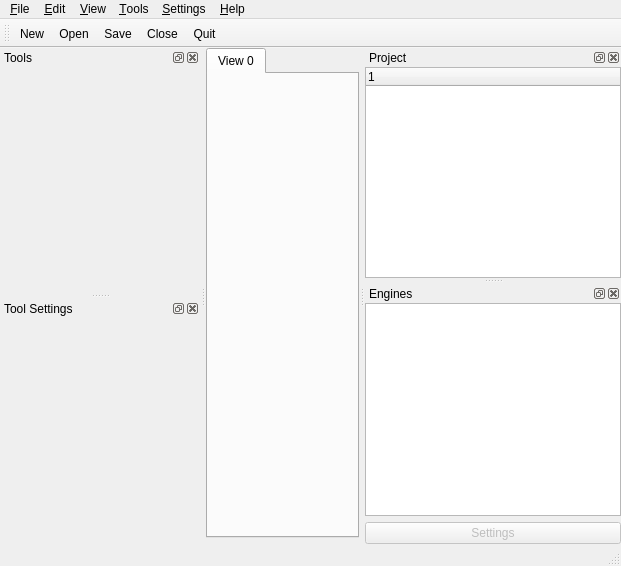
<ui version="4.0" >
 <class>MainWindow</class>
 <widget class="QMainWindow" name="MainWindow" >
  <property name="geometry" >
   <rect>
    <x>0</x>
    <y>0</y>
    <width>621</width>
    <height>566</height>
   </rect>
  </property>
  <property name="windowTitle" >
   <string>Avogadro</string>
  </property>
  <property name="windowIcon" >
   <iconset resource="avogadro.qrc" >:/icons/avogadro.png</iconset>
  </property>
  <widget class="QWidget" name="centralWidget" >
   <layout class="QVBoxLayout" >
    <property name="margin" >
     <number>0</number>
    </property>
    <property name="spacing" >
     <number>6</number>
    </property>
    <item>
     <widget class="QTabWidget" name="centralTab" >
      <property name="currentIndex" >
       <number>0</number>
      </property>
      <widget class="QWidget" name="tab" >
       <attribute name="title" >
        <string>View 0</string>
       </attribute>
       <layout class="QVBoxLayout" >
        <property name="margin" >
         <number>0</number>
        </property>
        <property name="spacing" >
         <number>6</number>
        </property>
        <item>
         <widget class="Avogadro::GLWidget" native="1" name="glWidget" />
        </item>
       </layout>
      </widget>
     </widget>
    </item>
    <item>
     <widget class="Avogadro::FlatTabWidget" native="1" name="bottomFlat" />
    </item>
   </layout>
  </widget>
  <widget class="QMenuBar" name="menubar" >
   <property name="geometry" >
    <rect>
     <x>0</x>
     <y>0</y>
     <width>621</width>
     <height>29</height>
    </rect>
   </property>
   <widget class="QMenu" name="menuHelp" >
    <property name="title" >
     <string>&amp;Help</string>
    </property>
    <addaction name="actionAbout" />
   </widget>
   <widget class="QMenu" name="menuTools" >
    <property name="title" >
     <string>&amp;Tools</string>
    </property>
   </widget>
   <widget class="QMenu" name="menuFile" >
    <property name="title" >
     <string>&amp;File</string>
    </property>
    <widget class="QMenu" name="menuOpenRecent" >
     <property name="title" >
      <string>Open &amp;Recent</string>
     </property>
    </widget>
    <addaction name="actionNew" />
    <addaction name="actionOpen" />
    <addaction name="menuOpenRecent" />
    <addaction name="actionClose" />
    <addaction name="separator" />
    <addaction name="actionSave" />
    <addaction name="actionSaveAs" />
    <addaction name="actionRevert" />
    <addaction name="actionExportGraphics" />
    <addaction name="separator" />
    <addaction name="actionQuit" />
   </widget>
   <widget class="QMenu" name="menuSettings" >
    <property name="title" >
     <string>&amp;Settings</string>
    </property>
    <widget class="QMenu" name="menuToolbars" >
     <property name="title" >
      <string>Toolbars</string>
     </property>
    </widget>
    <widget class="QMenu" name="menuDocks" >
     <property name="title" >
      <string>&amp;Docks</string>
     </property>
    </widget>
    <addaction name="menuToolbars" />
    <addaction name="menuDocks" />
    <addaction name="separator" />
    <addaction name="actionSetBackgroundColor" />
   </widget>
   <widget class="QMenu" name="menuView" >
    <property name="title" >
     <string>&amp;View</string>
    </property>
    <addaction name="actionNewView" />
    <addaction name="actionCloseView" />
    <addaction name="actionCenter" />
    <addaction name="separator" />
    <addaction name="actionFullScreen" />
   </widget>
   <widget class="QMenu" name="menuEdit" >
    <property name="title" >
     <string>&amp;Edit</string>
    </property>
    <addaction name="separator" />
    <addaction name="actionCut" />
    <addaction name="actionCopy" />
    <addaction name="actionPaste" />
    <addaction name="actionClear" />
    <addaction name="separator" />
    <addaction name="actionSelect_All" />
    <addaction name="actionSelect_None" />
   </widget>
   <addaction name="menuFile" />
   <addaction name="menuEdit" />
   <addaction name="menuView" />
   <addaction name="menuTools" />
   <addaction name="menuSettings" />
   <addaction name="menuHelp" />
  </widget>
  <widget class="QStatusBar" name="statusbar" />
  <widget class="QToolBar" name="fileToolBar" >
   <property name="windowTitle" >
    <string>Main Toolbar</string>
   </property>
   <property name="orientation" >
    <enum>Qt::Horizontal</enum>
   </property>
   <property name="toolButtonStyle" >
    <enum>Qt::ToolButtonTextBesideIcon</enum>
   </property>
   <attribute name="toolBarArea" >
    <number>4</number>
   </attribute>
   <addaction name="actionNew" />
   <addaction name="actionOpen" />
   <addaction name="actionSave" />
   <addaction name="actionClose" />
   <addaction name="actionQuit" />
  </widget>
  <widget class="QDockWidget" name="projectDock" >
   <property name="minimumSize" >
    <size>
     <width>200</width>
     <height>0</height>
    </size>
   </property>
   <property name="allowedAreas" >
    <set>Qt::LeftDockWidgetArea|Qt::NoDockWidgetArea|Qt::RightDockWidgetArea</set>
   </property>
   <property name="windowTitle" >
    <string>Project</string>
   </property>
   <attribute name="dockWidgetArea" >
    <number>2</number>
   </attribute>
   <widget class="QWidget" name="projectWidget" >
    <layout class="QVBoxLayout" >
     <property name="margin" >
      <number>0</number>
     </property>
     <property name="spacing" >
      <number>6</number>
     </property>
     <item>
      <widget class="Avogadro::MoleculeTreeView" name="projectTree" >
       <property name="frameShadow" >
        <enum>QFrame::Plain</enum>
       </property>
       <property name="alternatingRowColors" >
        <bool>true</bool>
       </property>
       <property name="selectionMode" >
        <enum>QAbstractItemView::MultiSelection</enum>
       </property>
       <property name="animated" >
        <bool>true</bool>
       </property>
       <property name="allColumnsShowFocus" >
        <bool>true</bool>
       </property>
       <column>
        <property name="text" >
         <string>1</string>
        </property>
       </column>
      </widget>
     </item>
    </layout>
   </widget>
  </widget>
  <widget class="QDockWidget" name="toolsDock" >
   <property name="minimumSize" >
    <size>
     <width>200</width>
     <height>0</height>
    </size>
   </property>
   <property name="allowedAreas" >
    <set>Qt::LeftDockWidgetArea|Qt::NoDockWidgetArea|Qt::RightDockWidgetArea</set>
   </property>
   <property name="windowTitle" >
    <string>Tools</string>
   </property>
   <attribute name="dockWidgetArea" >
    <number>1</number>
   </attribute>
   <widget class="QWidget" name="toolsWidget" />
  </widget>
  <widget class="QDockWidget" name="toolSettingsDock" >
   <property name="minimumSize" >
    <size>
     <width>200</width>
     <height>0</height>
    </size>
   </property>
   <property name="allowedAreas" >
    <set>Qt::LeftDockWidgetArea|Qt::NoDockWidgetArea|Qt::RightDockWidgetArea</set>
   </property>
   <property name="windowTitle" >
    <string>Tool Settings</string>
   </property>
   <attribute name="dockWidgetArea" >
    <number>1</number>
   </attribute>
   <widget class="QWidget" name="toolSettingsWidget" />
  </widget>
  <widget class="QDockWidget" name="enginesDock" >
   <property name="allowedAreas" >
    <set>Qt::LeftDockWidgetArea|Qt::NoDockWidgetArea|Qt::RightDockWidgetArea</set>
   </property>
   <property name="windowTitle" >
    <string>Engines</string>
   </property>
   <attribute name="dockWidgetArea" >
    <number>2</number>
   </attribute>
   <widget class="QWidget" name="enginesWidget" >
    <layout class="QVBoxLayout" >
     <property name="margin" >
      <number>0</number>
     </property>
     <property name="spacing" >
      <number>6</number>
     </property>
     <item>
      <widget class="Avogadro::EngineListView" name="enginesList" >
       <property name="alternatingRowColors" >
        <bool>true</bool>
       </property>
      </widget>
     </item>
     <item>
      <widget class="QPushButton" name="engineSettingsButton" >
       <property name="enabled" >
        <bool>false</bool>
       </property>
       <property name="layoutDirection" >
        <enum>Qt::LeftToRight</enum>
       </property>
       <property name="text" >
        <string>Settings</string>
       </property>
       <property name="flat" >
        <bool>false</bool>
       </property>
      </widget>
     </item>
    </layout>
   </widget>
  </widget>
  <action name="actionOpen" >
   <property name="icon" >
    <iconset resource="avogadro.qrc" >:/icons/fileopen.png</iconset>
   </property>
   <property name="text" >
    <string>&amp;Open</string>
   </property>
   <property name="shortcut" >
    <string>Ctrl+O</string>
   </property>
  </action>
  <action name="actionQuit" >
   <property name="icon" >
    <iconset resource="avogadro.qrc" >:/icons/exit.png</iconset>
   </property>
   <property name="text" >
    <string>&amp;Quit</string>
   </property>
   <property name="shortcut" >
    <string>Ctrl+Q</string>
   </property>
  </action>
  <action name="actionRecent" >
   <property name="text" >
    <string>Recent</string>
   </property>
  </action>
  <action name="actionClearRecent" >
   <property name="text" >
    <string>&amp;Clear Recent</string>
   </property>
  </action>
  <action name="actionNew" >
   <property name="icon" >
    <iconset resource="avogadro.qrc" >:/icons/filenew.png</iconset>
   </property>
   <property name="text" >
    <string>&amp;New</string>
   </property>
   <property name="shortcut" >
    <string>Ctrl+N</string>
   </property>
  </action>
  <action name="actionClose" >
   <property name="icon" >
    <iconset resource="avogadro.qrc" >:/icons/fileclose.png</iconset>
   </property>
   <property name="text" >
    <string>&amp;Close</string>
   </property>
   <property name="shortcut" >
    <string>Ctrl+W</string>
   </property>
  </action>
  <action name="actionSave" >
   <property name="icon" >
    <iconset resource="avogadro.qrc" >:/icons/filesave.png</iconset>
   </property>
   <property name="text" >
    <string>&amp;Save</string>
   </property>
   <property name="shortcut" >
    <string>Ctrl+S</string>
   </property>
  </action>
  <action name="actionSaveAs" >
   <property name="icon" >
    <iconset resource="avogadro.qrc" >:/icons/filesaveas.png</iconset>
   </property>
   <property name="text" >
    <string>Save &amp;As...</string>
   </property>
   <property name="shortcut" >
    <string>Ctrl+Shift+S</string>
   </property>
  </action>
  <action name="actionRevert" >
   <property name="icon" >
    <iconset resource="avogadro.qrc" >:/icons/revert.png</iconset>
   </property>
   <property name="text" >
    <string>Revert To Saved</string>
   </property>
  </action>
  <action name="actionExportGraphics" >
   <property name="icon" >
    <iconset resource="avogadro.qrc" >:/icons/fileexport.png</iconset>
   </property>
   <property name="text" >
    <string>&amp;Export Graphics</string>
   </property>
  </action>
  <action name="actionFullScreen" >
   <property name="icon" >
    <iconset resource="avogadro.qrc" >:/icons/window_fullscreen.png</iconset>
   </property>
   <property name="text" >
    <string>&amp;Full Screen Mode</string>
   </property>
  </action>
  <action name="actionSetBackgroundColor" >
   <property name="icon" >
    <iconset resource="avogadro.qrc" >:/icons/colorize.png</iconset>
   </property>
   <property name="text" >
    <string>Set &amp;Background Color...</string>
   </property>
  </action>
  <action name="actionAbout" >
   <property name="text" >
    <string>&amp;About</string>
   </property>
  </action>
  <action name="actionUndo" >
   <property name="icon" >
    <iconset resource="avogadro.qrc" >:/icons/undo.png</iconset>
   </property>
   <property name="text" >
    <string>&amp;Undo</string>
   </property>
   <property name="shortcut" >
    <string>Ctrl+Z</string>
   </property>
  </action>
  <action name="actionRedo" >
   <property name="icon" >
    <iconset resource="avogadro.qrc" >:/icons/redo.png</iconset>
   </property>
   <property name="text" >
    <string>&amp;Redo</string>
   </property>
   <property name="shortcut" >
    <string>Ctrl+Shift+Z</string>
   </property>
  </action>
  <action name="actionNewView" >
   <property name="icon" >
    <iconset resource="avogadro.qrc" >:/icons/filenew.png</iconset>
   </property>
   <property name="text" >
    <string>New View</string>
   </property>
  </action>
  <action name="actionCloseView" >
   <property name="enabled" >
    <bool>false</bool>
   </property>
   <property name="icon" >
    <iconset resource="avogadro.qrc" >:/icons/fileclose.png</iconset>
   </property>
   <property name="text" >
    <string>Close View</string>
   </property>
  </action>
  <action name="actionCenter" >
   <property name="icon" >
    <iconset resource="avogadro.qrc" >:/icons/navigate.png</iconset>
   </property>
   <property name="text" >
    <string>Center</string>
   </property>
  </action>
  <action name="actionPaste" >
   <property name="text" >
    <string>&amp;Paste</string>
   </property>
   <property name="shortcut" >
    <string>Ctrl+V</string>
   </property>
  </action>
  <action name="actionCopy" >
   <property name="text" >
    <string>Copy</string>
   </property>
   <property name="shortcut" >
    <string>Ctrl+C</string>
   </property>
  </action>
  <action name="actionCut" >
   <property name="text" >
    <string>Cut</string>
   </property>
   <property name="shortcut" >
    <string>Ctrl+X</string>
   </property>
  </action>
  <action name="actionClear" >
   <property name="text" >
    <string>Clear</string>
   </property>
  </action>
  <action name="actionSelect_All" >
   <property name="text" >
    <string>Select All</string>
   </property>
   <property name="shortcut" >
    <string>Ctrl+A</string>
   </property>
  </action>
  <action name="actionSelect_None" >
   <property name="text" >
    <string>Select None</string>
   </property>
  </action>
 </widget>
 <customwidgets>
  <customwidget>
   <class>Avogadro::GLWidget</class>
   <extends>QWidget</extends>
   <header>avogadro/glwidget.h</header>
  </customwidget>
  <customwidget>
   <class>Avogadro::MoleculeTreeView</class>
   <extends>QTreeWidget</extends>
   <header>avogadro/moleculetreeview.h</header>
  </customwidget>
  <customwidget>
   <class>Avogadro::EngineListView</class>
   <extends>QListView</extends>
   <header>enginelistview.h</header>
  </customwidget>
  <customwidget>
   <class>Avogadro::FlatTabWidget</class>
   <extends>QWidget</extends>
   <header>flattabwidget.h</header>
  </customwidget>
 </customwidgets>
 <resources>
  <include location="avogadro.qrc" />
 </resources>
 <connections/>
</ui>
